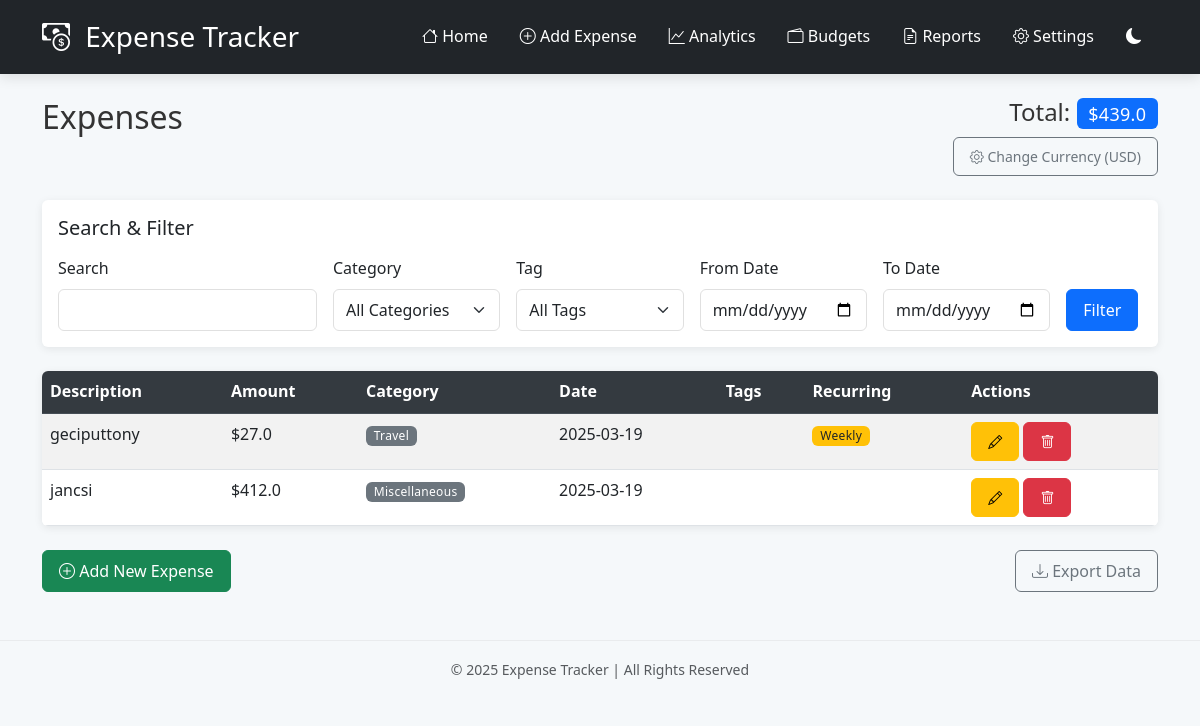
The page / on the database its author committed.
### tables this page shows
CREATE TABLE expenses (
            id INTEGER PRIMARY KEY AUTOINCREMENT,
            description TEXT NOT NULL,
            amount REAL NOT NULL,
            category TEXT NOT NULL,
            date TEXT NOT NULL
        , recurring INTEGER DEFAULT 0, recurring_interval TEXT);

### app.py (the view)
@app.route('/')
def index():
    search_query = request.args.get('search', '')
    category_filter = request.args.get('category', '')
    tag_filter = request.args.get('tag', '')
    from_date = request.args.get('from_date', '')
    to_date = request.args.get('to_date', '')
    if tag_filter:
        query = '''
            SELECT e.* FROM expenses e
            JOIN expense_tags et ON e.id = et.expense_id
            JOIN tags t ON et.tag_id = t.id
            WHERE t.name = ?
        '''
        params = [tag_filter]
    else:
        query = 'SELECT * FROM expenses WHERE 1=1'
        params = []
    if search_query:
        query += ' AND description LIKE ?'
        params.append(f'%{search_query}%')
    if category_filter:
        query += ' AND category = ?'
        params.append(category_filter)
    if from_date:
        query += ' AND date >= ?'
        params.append(from_date)
    if to_date:
        query += ' AND date <= ?'
        params.append(to_date)
    query += ' ORDER BY date DESC'
    with get_db_connection() as conn:
        expenses = conn.execute(query, params).fetchall()
        total_expenses = conn.execute('SELECT SUM(amount) as total FROM expenses').fetchone()
        categories = conn.execute('SELECT DISTINCT category FROM expenses').fetchall()
        categories = [c['category'] for c in categories] + [c for c in EXPENSE_CATEGORIES if c not in categories]
    tags = []
    with get_db_connection() as conn:
        tag_rows = conn.execute('SELECT name FROM tags ORDER BY name').fetchall()
        tags = [t['name'] for t in tag_rows]
    currency_code = session.get('currency', 'USD')
    currency = CURRENCIES[currency_code]
    return render_template('index.html',
                          expenses=expenses,
                          total=total_expenses['total'] if total_expenses['total'] else 0,
                          categories=sorted(set(categories)),
                          tags=tags,
                          search_query=search_query,
                          category_filter=category_filter,
                          tag_filter=tag_filter,
                          from_date=from_date,
                          to_date=to_date,
                          currency=currency,
                          currency_code=currency_code)

### app.py (called while the page is built)
@contextmanager
def get_db_connection():
    conn = sqlite3.connect('expenses.db')
    conn.row_factory = sqlite3.Row
    try:
        yield conn
    finally:
        conn.close()

### templates/index.html (shortened to what this page needs)
{% extends "layout.html" %}
{% block content %}
<div class="row mb-4">
    <div class="col-md-8">
        <h2 class="mb-3">Expenses</h2>
    </div>
    <div class="col-md-4 text-end">
        <h4>Total: <span class="badge bg-primary">{{ currency.symbol }}{{ total|round(2) }}</span></h4>
        <a href="{{ url_for('set_currency') }}" class="btn btn-sm btn-outline-secondary">
            <i class="bi bi-gear"></i> Change Currency ({{ currency_code }})
        </a>
    </div>
</div>
<div class="card mb-4 shadow-sm">
    <div class="card-body">
        <h5 class="card-title mb-3">Search & Filter</h5>
        <form method="GET" class="row g-3">
            <div class="col-md-3">
                <label for="search" class="form-label">Search</label>
                <input type="text" class="form-control" id="search" name="search" value="{{ search_query }}">
            </div>
            <div class="col-md-2">
                <label for="category" class="form-label">Category</label>
                <select class="form-select" id="category" name="category">
                    <option value="">All Categories</option>
                </select>
            </div>
            <div class="col-md-2">
                <label for="tag" class="form-label">Tag</label>
                <select class="form-select" id="tag" name="tag">
                    <option value="">All Tags</option>
                </select>
            </div>
            <div class="col-md-2">
                <label for="from_date" class="form-label">From Date</label>
                <input type="date" class="form-control" id="from_date" name="from_date" value="{{ from_date }}">
            </div>
            <div class="col-md-2">
                <label for="to_date" class="form-label">To Date</label>
                <input type="date" class="form-control" id="to_date" name="to_date" value="{{ to_date }}">
            </div>
            <div class="col-md-1 d-flex align-items-end">
                <button type="submit" class="btn btn-primary">Filter</button>
            </div>
        </form>
    </div>
</div>
<div class="table-responsive card shadow-sm">
    <table class="table table-striped table-hover mb-0">
        <thead class="table-dark">
            <tr>
                <th>Description</th>
                <th>Amount</th>
                <th>Category</th>
                <th>Date</th>
                <th>Tags</th>
                <th>Recurring</th>
                <th>Actions</th>
            </tr>
        </thead>
        <tbody>
            {% for expense in expenses %}
            <tr>
                <td>{{ expense.description }}</td>
                <td>{{ currency.symbol }}{{ expense.amount }}</td>
                <td><span class="badge bg-secondary">{{ expense.category }}</span></td>
                <td>{{ expense.date }}</td>
                <td>
                </td>
                <td>
                    {% if expense.recurring %}
                    <span class="badge bg-warning text-dark">
                        {% if expense.recurring_interval == 'weekly' %}
                        Weekly
                        {% elif expense.recurring_interval == 'monthly' %}
                        Monthly
                        {% elif expense.recurring_interval == 'yearly' %}
                        Yearly
                        {% else %}
                        Yes
                        {% endif %}
                    </span>
                    {% endif %}
                </td>
                <td>
                    <a href="{{ url_for('edit_expense', id=expense.id) }}" class="btn btn-sm btn-warning">
                        <i class="bi bi-pencil"></i>
                    </a>
                    <form action="{{ url_for('delete_expense', id=expense.id) }}" method="POST" style="display: inline;">
                        <button type="submit" class="btn btn-sm btn-danger" onclick="return confirm('Are you sure you want to delete this expense?')">
                            <i class="bi bi-trash"></i>
                        </button>
                    </form>
                </td>
            </tr>
            {% endfor %}
        </tbody>
    </table>
</div>
<div class="d-flex justify-content-between mt-4">
    <a href="{{ url_for('add_expense') }}" class="btn btn-success">
        <i class="bi bi-plus-circle"></i> Add New Expense
    </a>
    <a href="{{ url_for('export_data') }}" class="btn btn-outline-secondary">
        <i class="bi bi-download"></i> Export Data
    </a>
</div>
{% endblock %}

### static/style.css (style rules this page uses)
:root { --primary-color: #0d6efd; --primary-hover: #0b5ed7; --secondary-color: #6c757d; --success-color: #28a745; --danger-color: #dc3545; --warning-color: #ffc107; --info-color: #17a2b8; --light-color: #f8f9fa; --dark-color: #343a40; --border-radius: 0.375rem; --box-shadow: 0 0.5rem 1rem rgba(0, 0, 0, 0.15); }
body { background-color: #f5f8fa; font-family: 'Segoe UI', Tahoma, Geneva, Verdana, sans-serif; color: #333; line-height: 1.6; }
.card { border: none; border-radius: var(--border-radius); box-shadow: 0 2px 8px rgba(0, 0, 0, 0.08); transition: transform 0.2s, box-shadow 0.2s; }
.table-responsive { border-radius: var(--border-radius); overflow: hidden; }
.table thead th { background-color: var(--dark-color); color: white; border-color: #454d55; }
.table-striped tbody tr:nth-of-type(odd) { background-color: rgba(0, 0, 0, 0.02); }
.form-control, .form-select { border-radius: var(--border-radius); border-color: #e0e0e0; padding: 0.5rem 0.75rem; }
.btn { border-radius: var(--border-radius); padding: 0.5rem 1rem; font-weight: 500; transition: all 0.2s; }
.btn-primary { background-color: var(--primary-color); border-color: var(--primary-color); }
.badge { font-weight: 500; letter-spacing: 0.3px; padding: 0.35em 0.65em; }
.shadow-sm { box-shadow: 0 2px 8px rgba(0, 0, 0, 0.08) !important; }
select.form-select { background-repeat: no-repeat; background-position: right 0.75rem center; background-size: 16px 12px; }
.form-select { min-width: 150px; padding: 0.5rem 0.75rem; height: auto; }

### rows shown on the page
expenses: description "geciputtony", symbol "$", amount "27.0", category "Travel", date "2025-03-19", recurring "Weekly"
expenses: description "jancsi", symbol "$", amount "412.0", category "Miscellaneous", date "2025-03-19"

### other values the page prints
{{ currency.symbol }} "$"
{{ total|round(2) }} "439.0"
{{ currency_code }} "USD"
